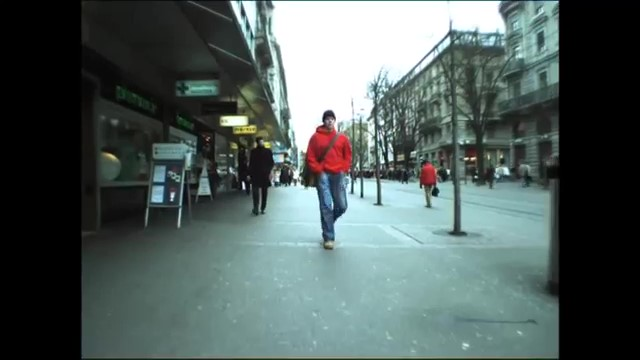
#> input picture Pedestrian Detection/pedestrian2_Moment.jpg, 640 x 360 px, found by its file name
$ jupyter execute --allow-errors Fig_substractBackground_Pedestrian_fig_parameter_tunning.ipynb   (text cells are left out)
#> lines starting #> are read from the running program, lines starting #| are printed output that depends on the picture; after the words box and inside, x2 and y2 are one past the last pixel; in counts of white or black regions, pixels touching at a corner belong together; pictures that were not available may be replaced by others from this repository, and a replacement may not be noted
[cell 1]
import cv2
import os

# 分類器ディレクトリ(以下から取得)

common_path = 'C:\\Users\\yukir\\anaconda3\\envs\\opencv\\Lib\\site-packages\\cv2\\data'
pedestrianPath='C:\\Users\\yukir\\workspace\\opencv_work\\Vehicle-And-Pedestrian-Detection-Using-Haar-Cascades\\Main Project\\Main Project\\Pedestrian Detection'

#person_cascade = cv2.CascadeClassifier(os.path.join(common_path,'haarcascade_fullbody.xml'))
person_cascade = cv2.CascadeClassifier(os.path.join(pedestrianPath,'pedestrian.xml'))
# 使用ファイルと入出力ディレクトリ

image_path = os.path.join(pedestrianPath,"pedestrian2_Moment.jpg")
output_path =os.path.join(pedestrianPath, ".\\outputs\\") + "test2.jpg"

# ディレクトリ確認用(うまく行かなかった時用)
#import os
print(os.path.exists(image_path))

#ファイル読み込み
image = cv2.imread(image_path)
#> image is the input picture: shape (360, 640, 3); mean B, G, R 92.5, 94.8, 81.5

#グレースケール変換or MOG or MOG2 or GMG
image_gray = cv2.cvtColor(image, cv2.COLOR_BGR2GRAY)
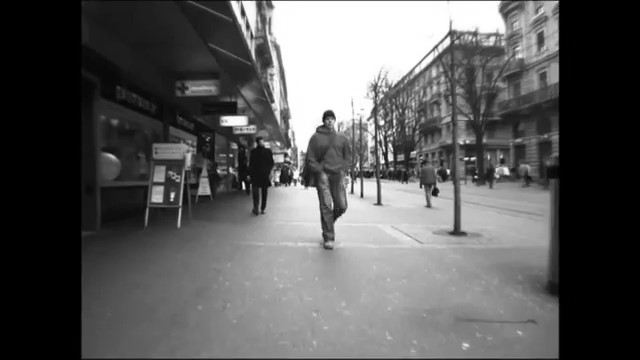
#> image_gray: shape (360, 640); min 0, max 255, mean 90.5
#fgbg = cv2.createBackgroundSubtractorKNN()
#image_gray = fgbg.apply(image)

#物体認識（顔認識）の実行
#image – CV_8U 型の行列．ここに格納されている画像中から物体が検出されます
#objects – 矩形を要素とするベクトル．それぞれの矩形は，検出した物体を含みます
#scaleFactor – 各画像スケールにおける縮小量を表します
#minNeighbors – 物体候補となる矩形は，最低でもこの数だけの近傍矩形を含む必要があります
#flags – このパラメータは，新しいカスケードでは利用されません．古いカスケードに対しては，cvHaarDetectObjects 関数の場合と同じ意味を持ちます
#minSize – 物体が取り得る最小サイズ．これよりも小さい物体は無視されます
facerect = person_cascade.detectMultiScale(image_gray, scaleFactor=1.1, minNeighbors=2, minSize=(30,30))
#> facerect = [[363, 146, 33, 66], [412, 152, 33, 66], [289, 118, 76, 151], [229, 122, 56, 112]]

#print(facerect)
color = (255, 255, 255) #白

# 検出した場合


#検出した顔を囲む矩形の作成
for rect in facerect:
    cv2.rectangle(image, tuple(rect[0:2]),tuple(rect[0:2]+rect[2:4]), color, thickness=2)
#> this loop made 4 passes
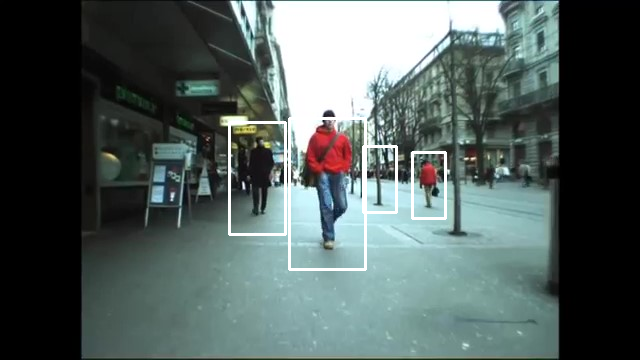
#> image: shape (360, 640, 3); 1.5% of pixels changed, all inside (x1, y1, x2, y2) = (228, 117, 447, 271)

# Display frames in a window
cv2.imshow('test', image)
cv2.waitKey()
#認識結果の保存
#cv2.imwrite(output_path, image)

cv2.destroyAllWindows()

[cell 2]
import cv2
import os

# 分類器ディレクトリ(以下から取得)

common_path = 'C:\\Users\\yukir\\anaconda3\\envs\\opencv\\Lib\\site-packages\\cv2\\data'
carPath='C:\\Users\\yukir\\workspace\\opencv_work\\Vehicle-And-Pedestrian-Detection-Using-Haar-Cascades\\Main Project\\Main Project\\Car Detection'

#person_cascade = cv2.CascadeClassifier(os.path.join(common_path,'haarcascade_fullbody.xml'))
person_cascade = cv2.CascadeClassifier(os.path.join(carPath,'cars.xml'))
# 使用ファイルと入出力ディレクトリ

image_path = os.path.join(pedestrianPath,"video_Moment.jpg")
output_path =os.path.join(pedestrianPath, ".\\outputs\\") + "test.jpg"

# ディレクトリ確認用(うまく行かなかった時用)
#import os
print(os.path.exists(image_path))

#ファイル読み込み
image = cv2.imread(image_path)
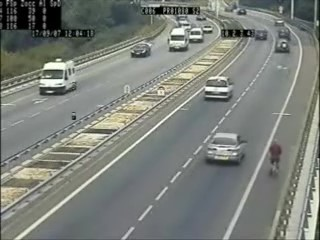
#> input picture Car Detection/video_Moment.jpg, 320 x 240 px, found by its file name
#> image is the input picture: shape (240, 320, 3); mean B, G, R 122.1, 128.2, 124.1

#グレースケール変換or MOG or MOG2 or GMG
image_gray = cv2.cvtColor(image, cv2.COLOR_BGR2GRAY)
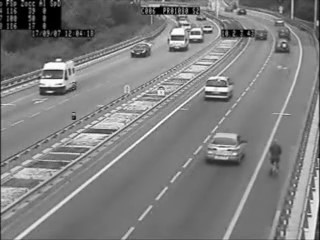
#> image_gray: shape (240, 320); min 0, max 255, mean 126.3
#fgbg = cv2.createBackgroundSubtractorKNN()
#image_gray = fgbg.apply(image)

#物体認識（顔認識）の実行
#image – CV_8U 型の行列．ここに格納されている画像中から物体が検出されます
#objects – 矩形を要素とするベクトル．それぞれの矩形は，検出した物体を含みます
#scaleFactor – 各画像スケールにおける縮小量を表します
#minNeighbors – 物体候補となる矩形qは，最低でもこの数だけの近傍矩形を含む必要があります
#flags – このパラメータは，新しいカスケードでは利用されません．古いカスケードに対しては，cvHaarDetectObjects 関数の場合と同じ意味を持ちます
#minSize – 物体が取り得る最小サイズ．これよりも小さい物体は無視されます
facerect = person_cascade.detectMultiScale(image_gray, scaleFactor=1.08, minNeighbors=2, minSize=(30,30))
#> facerect = [[158, 25, 38, 38], [117, 27, 43, 43], [30, 64, 46, 46], [194, 70, 46, 46], [198, 130, 51, 51]]

#print(facerect)
color = (255, 255, 255) #白

# 検出した場合


#検出した顔を囲む矩形の作成
for rect in facerect:
    cv2.rectangle(image, tuple(rect[0:2]),tuple(rect[0:2]+rect[2:4]), color, thickness=2)
#> this loop made 5 passes
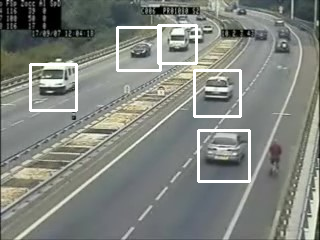
#> image: shape (240, 320, 3); 3.41% of pixels changed, all inside (x1, y1, x2, y2) = (29, 24, 251, 183)

# Display frames in a window
cv2.imshow('test', image)
cv2.waitKey()
#認識結果の保存
#cv2.imwrite(output_path, image)

cv2.destroyAllWindows()

[cell 3]
import cv2
import numpy as np
import os

commom_path= "C:\\Users\\yukir\\workspace\\opencv_work\\Vehicle-And-Pedestrian-Detection-Using-Haar-Cascades\\Main Project\\Main Project\\Pedestrian Detection"

image_background_path = os.path.join(commom_path,"background_image.png")
image_path            = os.path.join(commom_path,"test_image.png")
output_dir            = os.path.join(pedestrianPath, ".\\outputs")

os.makedirs(output_dir, exist_ok=True)


# 画像の読み込み 第2引き数を1:カラー,0:グレイスケール
img_background = cv2.imread(image_background_path, 1)
img_src        = cv2.imread(image_path, 1)

# 手法の設定
fgbgs_dict = {
    'MOG' : cv2.bgsegm.createBackgroundSubtractorMOG(),
    'LSBP' : cv2.bgsegm.createBackgroundSubtractorLSBP(),
    'GMG' : cv2.bgsegm.createBackgroundSubtractorGMG(),
    'GSOC' : cv2.bgsegm.createBackgroundSubtractorGSOC(),
    'CNT' : cv2.bgsegm.createBackgroundSubtractorCNT(),
    'MOG2' : cv2.createBackgroundSubtractorMOG2(),
    'KNN' : cv2.createBackgroundSubtractorKNN()
}

#> (the rest of this cell did not finish here and is left out)

[cell 4]
import cv2
import os

common_path= "C:\\Users\\yukir\\workspace\\opencv_work"
movie_path = os.path.join(common_path,"car_person.mp4")

print(os.path.exists(movie_path))

cap = cv2.VideoCapture(movie_path)
#bgs = cv2.bgsegm.createBackgroundSubtractorLSBP()
bgs = cv2.createBackgroundSubtractorKNN()


while(cap.isOpened()):
    ret, frame = cap.read()
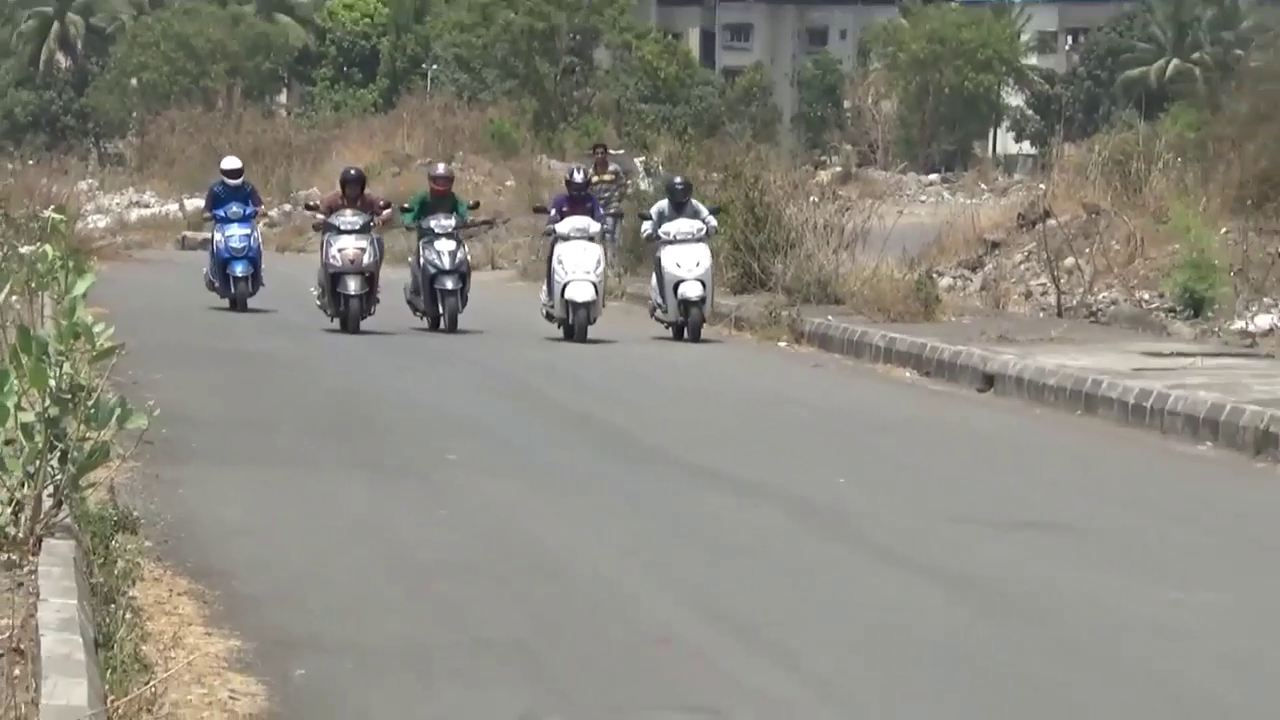
#> input picture frame 12 of Bike Detection/two_wheeler2.mp4, 1280 x 720 px, given in place of car_person.mp4, which was not available
#> frame is the input picture: shape (720, 1280, 3); mean B, G, R 126.1, 135.7, 137.8
    mask = bgs.apply(frame)
#> mask: shape (720, 1280); every value is 255
    bg = bgs.getBackgroundImage()
    cv2.imshow('mask', mask)
    cv2.imshow('bg', bg)
    if cv2.waitKey(1) == ord("q"):
#> (key q is pressed here)
        break

cap.release()
cv2.destroyAllWindows()
